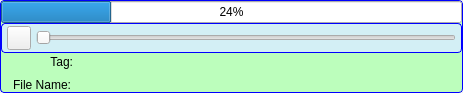
<?xml version="1.0" encoding="UTF-8"?>
<ui version="4.0">
 <class>AssetVoiceWidget</class>
 <widget class="QWidget" name="AssetVoiceWidget">
  <property name="geometry">
   <rect>
    <x>0</x>
    <y>0</y>
    <width>463</width>
    <height>90</height>
   </rect>
  </property>
  <property name="sizePolicy">
   <sizepolicy hsizetype="Expanding" vsizetype="Preferred">
    <horstretch>0</horstretch>
    <verstretch>0</verstretch>
   </sizepolicy>
  </property>
  <property name="minimumSize">
   <size>
    <width>0</width>
    <height>0</height>
   </size>
  </property>
  <property name="maximumSize">
   <size>
    <width>16777215</width>
    <height>16777215</height>
   </size>
  </property>
  <property name="windowTitle">
   <string>Form</string>
  </property>
  <property name="styleSheet">
   <string notr="true">QFrame#m_MainFrame
{   
background-color: #BCFEBC;
border: 1px solid blue;
border-radius: 4px; 
}

QFrame#m_AudioControlFrame
{   
background-color: #D3EFF5;
border: 1px solid blue;
border-radius: 4px; 
}

QWidget#m_InputVoiceWidget
{   
background-color: #FBFED6;
border: 1px solid blue;
border-radius: 4px; 
}
</string>
  </property>
  <layout class="QGridLayout" name="gridLayout">
   <property name="margin">
    <number>0</number>
   </property>
   <property name="spacing">
    <number>0</number>
   </property>
   <item row="0" column="0">
    <widget class="QFrame" name="m_MainFrame">
     <property name="sizePolicy">
      <sizepolicy hsizetype="Expanding" vsizetype="Preferred">
       <horstretch>0</horstretch>
       <verstretch>0</verstretch>
      </sizepolicy>
     </property>
     <property name="minimumSize">
      <size>
       <width>0</width>
       <height>0</height>
      </size>
     </property>
     <property name="maximumSize">
      <size>
       <width>16777215</width>
       <height>16777215</height>
      </size>
     </property>
     <property name="frameShape">
      <enum>QFrame::NoFrame</enum>
     </property>
     <property name="frameShadow">
      <enum>QFrame::Raised</enum>
     </property>
     <layout class="QHBoxLayout" name="horizontalLayout_4">
      <property name="spacing">
       <number>0</number>
      </property>
      <property name="margin">
       <number>0</number>
      </property>
      <item>
       <widget class="AvatarBar" name="m_LeftAvatarBar" native="true"/>
      </item>
      <item>
       <widget class="QFrame" name="m_AudioContentFrame">
        <property name="sizePolicy">
         <sizepolicy hsizetype="Expanding" vsizetype="Preferred">
          <horstretch>0</horstretch>
          <verstretch>0</verstretch>
         </sizepolicy>
        </property>
        <layout class="QVBoxLayout" name="verticalLayout">
         <property name="spacing">
          <number>0</number>
         </property>
         <property name="margin">
          <number>0</number>
         </property>
         <item>
          <widget class="QProgressBar" name="m_XferProgressBar">
           <property name="value">
            <number>24</number>
           </property>
          </widget>
         </item>
         <item>
          <widget class="QFrame" name="m_AudioControlFrame">
           <property name="sizePolicy">
            <sizepolicy hsizetype="Expanding" vsizetype="Fixed">
             <horstretch>0</horstretch>
             <verstretch>0</verstretch>
            </sizepolicy>
           </property>
           <property name="minimumSize">
            <size>
             <width>0</width>
             <height>30</height>
            </size>
           </property>
           <property name="maximumSize">
            <size>
             <width>16777215</width>
             <height>30</height>
            </size>
           </property>
           <layout class="QHBoxLayout" name="horizontalLayout">
            <property name="spacing">
             <number>5</number>
            </property>
            <property name="sizeConstraint">
             <enum>QLayout::SetDefaultConstraint</enum>
            </property>
            <property name="leftMargin">
             <number>5</number>
            </property>
            <property name="topMargin">
             <number>2</number>
            </property>
            <property name="rightMargin">
             <number>5</number>
            </property>
            <property name="bottomMargin">
             <number>2</number>
            </property>
            <item>
             <widget class="VxPushButton" name="m_PlayPauseButton">
              <property name="sizePolicy">
               <sizepolicy hsizetype="Fixed" vsizetype="Fixed">
                <horstretch>0</horstretch>
                <verstretch>0</verstretch>
               </sizepolicy>
              </property>
              <property name="minimumSize">
               <size>
                <width>24</width>
                <height>24</height>
               </size>
              </property>
              <property name="maximumSize">
               <size>
                <width>24</width>
                <height>24</height>
               </size>
              </property>
              <property name="text">
               <string/>
              </property>
              <property name="iconSize">
               <size>
                <width>24</width>
                <height>24</height>
               </size>
              </property>
             </widget>
            </item>
            <item>
             <widget class="QSlider" name="m_PlayPosSlider">
              <property name="minimumSize">
               <size>
                <width>0</width>
                <height>24</height>
               </size>
              </property>
              <property name="maximumSize">
               <size>
                <width>16777215</width>
                <height>24</height>
               </size>
              </property>
              <property name="orientation">
               <enum>Qt::Horizontal</enum>
              </property>
             </widget>
            </item>
           </layout>
          </widget>
         </item>
         <item>
          <widget class="QFrame" name="m_TagFrame">
           <layout class="QHBoxLayout" name="horizontalLayout_3">
            <property name="spacing">
             <number>2</number>
            </property>
            <property name="leftMargin">
             <number>2</number>
            </property>
            <property name="topMargin">
             <number>2</number>
            </property>
            <item>
             <widget class="QLabel" name="m_TagTitleLabel">
              <property name="sizePolicy">
               <sizepolicy hsizetype="Fixed" vsizetype="MinimumExpanding">
                <horstretch>0</horstretch>
                <verstretch>0</verstretch>
               </sizepolicy>
              </property>
              <property name="minimumSize">
               <size>
                <width>70</width>
                <height>0</height>
               </size>
              </property>
              <property name="maximumSize">
               <size>
                <width>70</width>
                <height>16777215</height>
               </size>
              </property>
              <property name="text">
               <string>Tag:</string>
              </property>
              <property name="alignment">
               <set>Qt::AlignRight|Qt::AlignTrailing|Qt::AlignVCenter</set>
              </property>
             </widget>
            </item>
            <item>
             <widget class="VxTagLabel" name="m_TagLabel">
              <property name="sizePolicy">
               <sizepolicy hsizetype="Expanding" vsizetype="MinimumExpanding">
                <horstretch>0</horstretch>
                <verstretch>0</verstretch>
               </sizepolicy>
              </property>
              <property name="minimumSize">
               <size>
                <width>0</width>
                <height>0</height>
               </size>
              </property>
              <property name="maximumSize">
               <size>
                <width>16777215</width>
                <height>16777215</height>
               </size>
              </property>
              <property name="text">
               <string/>
              </property>
             </widget>
            </item>
           </layout>
          </widget>
         </item>
         <item>
          <widget class="QFrame" name="m_FileNameFrame">
           <property name="sizePolicy">
            <sizepolicy hsizetype="Expanding" vsizetype="Preferred">
             <horstretch>0</horstretch>
             <verstretch>0</verstretch>
            </sizepolicy>
           </property>
           <layout class="QHBoxLayout" name="horizontalLayout_2">
            <property name="spacing">
             <number>2</number>
            </property>
            <property name="margin">
             <number>0</number>
            </property>
            <item>
             <widget class="QLabel" name="m_FileNameTitleLabel">
              <property name="sizePolicy">
               <sizepolicy hsizetype="Fixed" vsizetype="Preferred">
                <horstretch>0</horstretch>
                <verstretch>0</verstretch>
               </sizepolicy>
              </property>
              <property name="minimumSize">
               <size>
                <width>70</width>
                <height>0</height>
               </size>
              </property>
              <property name="maximumSize">
               <size>
                <width>70</width>
                <height>16777215</height>
               </size>
              </property>
              <property name="text">
               <string>File Name:</string>
              </property>
              <property name="alignment">
               <set>Qt::AlignRight|Qt::AlignTrailing|Qt::AlignVCenter</set>
              </property>
             </widget>
            </item>
            <item>
             <widget class="QLabel" name="m_FileNameLabel">
              <property name="sizePolicy">
               <sizepolicy hsizetype="Expanding" vsizetype="Preferred">
                <horstretch>0</horstretch>
                <verstretch>0</verstretch>
               </sizepolicy>
              </property>
              <property name="minimumSize">
               <size>
                <width>0</width>
                <height>0</height>
               </size>
              </property>
              <property name="maximumSize">
               <size>
                <width>16777215</width>
                <height>16777215</height>
               </size>
              </property>
              <property name="text">
               <string/>
              </property>
             </widget>
            </item>
           </layout>
          </widget>
         </item>
        </layout>
       </widget>
      </item>
      <item>
       <widget class="AvatarBar" name="m_RightAvatarBar" native="true"/>
      </item>
     </layout>
    </widget>
   </item>
  </layout>
 </widget>
 <customwidgets>
  <customwidget>
   <class>VxPushButton</class>
   <extends>QPushButton</extends>
   <header>VxPushButton.h</header>
  </customwidget>
  <customwidget>
   <class>AvatarBar</class>
   <extends>QWidget</extends>
   <header>AvatarBar.h</header>
   <container>1</container>
  </customwidget>
  <customwidget>
   <class>VxTagLabel</class>
   <extends>QLabel</extends>
   <header>VxTagLabel.h</header>
  </customwidget>
 </customwidgets>
 <resources/>
 <connections/>
</ui>
